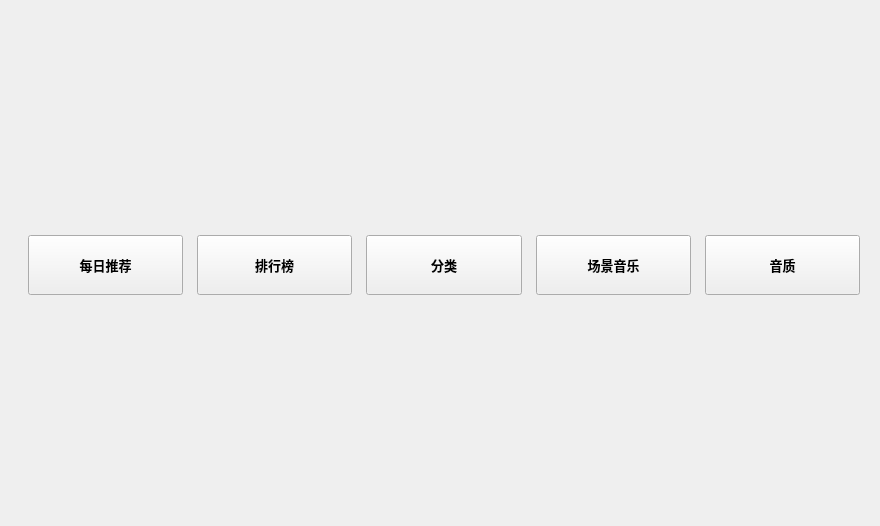
<?xml version="1.0" encoding="UTF-8"?>
<ui version="4.0">
 <class>RecommendForYou</class>
 <widget class="QWidget" name="RecommendForYou">
  <property name="geometry">
   <rect>
    <x>0</x>
    <y>0</y>
    <width>880</width>
    <height>526</height>
   </rect>
  </property>
  <property name="windowTitle">
   <string>RecommendForYou</string>
  </property>
  <layout class="QVBoxLayout" name="verticalLayout">
   <item>
    <widget class="QWidget" name="guess_and_advertise_widget" native="true">
     <layout class="QHBoxLayout" name="horizontalLayout_2" stretch="1,0,1">
      <property name="rightMargin">
       <number>10</number>
      </property>
      <item>
       <widget class="GLTabWidget" name="guess_love_widget" native="true">
        <property name="sizePolicy">
         <sizepolicy hsizetype="Expanding" vsizetype="Expanding">
          <horstretch>0</horstretch>
          <verstretch>0</verstretch>
         </sizepolicy>
        </property>
        <property name="minimumSize">
         <size>
          <width>400</width>
          <height>200</height>
         </size>
        </property>
       </widget>
      </item>
      <item>
       <spacer name="horizontalSpacer">
        <property name="orientation">
         <enum>Qt::Horizontal</enum>
        </property>
        <property name="sizeType">
         <enum>QSizePolicy::Preferred</enum>
        </property>
        <property name="sizeHint" stdset="0">
         <size>
          <width>15</width>
          <height>20</height>
         </size>
        </property>
       </spacer>
      </item>
      <item>
       <widget class="AdvertiseBoard" name="advertise_board_widget" native="true">
        <property name="sizePolicy">
         <sizepolicy hsizetype="Expanding" vsizetype="Expanding">
          <horstretch>0</horstretch>
          <verstretch>0</verstretch>
         </sizepolicy>
        </property>
        <property name="minimumSize">
         <size>
          <width>400</width>
          <height>200</height>
         </size>
        </property>
        <property name="cursor">
         <cursorShape>PointingHandCursor</cursorShape>
        </property>
        <property name="mouseTracking">
         <bool>false</bool>
        </property>
        <property name="toolTip">
         <string/>
        </property>
       </widget>
      </item>
     </layout>
    </widget>
   </item>
   <item>
    <widget class="QWidget" name="classify_widget" native="true">
     <layout class="QHBoxLayout" name="horizontalLayout_3">
      <property name="topMargin">
       <number>0</number>
      </property>
      <property name="bottomMargin">
       <number>0</number>
      </property>
      <item>
       <spacer name="hs5">
        <property name="orientation">
         <enum>Qt::Horizontal</enum>
        </property>
        <property name="sizeType">
         <enum>QSizePolicy::Fixed</enum>
        </property>
        <property name="sizeHint" stdset="0">
         <size>
          <width>8</width>
          <height>10</height>
         </size>
        </property>
       </spacer>
      </item>
      <item>
       <widget class="IconBesideTextToolButton" name="recommend_toolButton">
        <property name="sizePolicy">
         <sizepolicy hsizetype="Expanding" vsizetype="Fixed">
          <horstretch>0</horstretch>
          <verstretch>0</verstretch>
         </sizepolicy>
        </property>
        <property name="minimumSize">
         <size>
          <width>150</width>
          <height>60</height>
         </size>
        </property>
        <property name="font">
         <font>
          <pointsize>10</pointsize>
          <bold>true</bold>
         </font>
        </property>
        <property name="cursor">
         <cursorShape>PointingHandCursor</cursorShape>
        </property>
        <property name="text">
         <string>每日推荐</string>
        </property>
       </widget>
      </item>
      <item>
       <spacer name="hs9">
        <property name="orientation">
         <enum>Qt::Horizontal</enum>
        </property>
        <property name="sizeType">
         <enum>QSizePolicy::Fixed</enum>
        </property>
        <property name="sizeHint" stdset="0">
         <size>
          <width>8</width>
          <height>10</height>
         </size>
        </property>
       </spacer>
      </item>
      <item>
       <widget class="IconBesideTextToolButton" name="ranking_list_toolButton">
        <property name="sizePolicy">
         <sizepolicy hsizetype="Expanding" vsizetype="Fixed">
          <horstretch>0</horstretch>
          <verstretch>0</verstretch>
         </sizepolicy>
        </property>
        <property name="minimumSize">
         <size>
          <width>150</width>
          <height>60</height>
         </size>
        </property>
        <property name="font">
         <font>
          <pointsize>10</pointsize>
          <bold>true</bold>
         </font>
        </property>
        <property name="cursor">
         <cursorShape>PointingHandCursor</cursorShape>
        </property>
        <property name="text">
         <string>排行榜</string>
        </property>
       </widget>
      </item>
      <item>
       <spacer name="hs10">
        <property name="orientation">
         <enum>Qt::Horizontal</enum>
        </property>
        <property name="sizeType">
         <enum>QSizePolicy::Fixed</enum>
        </property>
        <property name="sizeHint" stdset="0">
         <size>
          <width>8</width>
          <height>10</height>
         </size>
        </property>
       </spacer>
      </item>
      <item>
       <widget class="IconBesideTextToolButton" name="classify_toolButton">
        <property name="sizePolicy">
         <sizepolicy hsizetype="Expanding" vsizetype="Fixed">
          <horstretch>0</horstretch>
          <verstretch>0</verstretch>
         </sizepolicy>
        </property>
        <property name="minimumSize">
         <size>
          <width>150</width>
          <height>60</height>
         </size>
        </property>
        <property name="font">
         <font>
          <pointsize>10</pointsize>
          <bold>true</bold>
         </font>
        </property>
        <property name="cursor">
         <cursorShape>PointingHandCursor</cursorShape>
        </property>
        <property name="text">
         <string>分类</string>
        </property>
       </widget>
      </item>
      <item>
       <spacer name="hs11">
        <property name="orientation">
         <enum>Qt::Horizontal</enum>
        </property>
        <property name="sizeType">
         <enum>QSizePolicy::Fixed</enum>
        </property>
        <property name="sizeHint" stdset="0">
         <size>
          <width>8</width>
          <height>10</height>
         </size>
        </property>
       </spacer>
      </item>
      <item>
       <widget class="IconBesideTextToolButton" name="scene_music_toolButton">
        <property name="sizePolicy">
         <sizepolicy hsizetype="Expanding" vsizetype="Fixed">
          <horstretch>0</horstretch>
          <verstretch>0</verstretch>
         </sizepolicy>
        </property>
        <property name="minimumSize">
         <size>
          <width>150</width>
          <height>60</height>
         </size>
        </property>
        <property name="font">
         <font>
          <pointsize>10</pointsize>
          <bold>true</bold>
         </font>
        </property>
        <property name="cursor">
         <cursorShape>PointingHandCursor</cursorShape>
        </property>
        <property name="text">
         <string>场景音乐</string>
        </property>
       </widget>
      </item>
      <item>
       <spacer name="hs6">
        <property name="orientation">
         <enum>Qt::Horizontal</enum>
        </property>
        <property name="sizeType">
         <enum>QSizePolicy::Fixed</enum>
        </property>
        <property name="sizeHint" stdset="0">
         <size>
          <width>8</width>
          <height>10</height>
         </size>
        </property>
       </spacer>
      </item>
      <item>
       <widget class="IconBesideTextToolButton" name="music_quality_toolButton">
        <property name="sizePolicy">
         <sizepolicy hsizetype="Expanding" vsizetype="Fixed">
          <horstretch>0</horstretch>
          <verstretch>0</verstretch>
         </sizepolicy>
        </property>
        <property name="minimumSize">
         <size>
          <width>150</width>
          <height>60</height>
         </size>
        </property>
        <property name="font">
         <font>
          <pointsize>10</pointsize>
          <bold>true</bold>
         </font>
        </property>
        <property name="cursor">
         <cursorShape>PointingHandCursor</cursorShape>
        </property>
        <property name="text">
         <string>音质</string>
        </property>
       </widget>
      </item>
     </layout>
    </widget>
   </item>
   <item>
    <widget class="QWidget" name="table_widget" native="true">
     <property name="sizePolicy">
      <sizepolicy hsizetype="Expanding" vsizetype="Preferred">
       <horstretch>0</horstretch>
       <verstretch>0</verstretch>
      </sizepolicy>
     </property>
     <layout class="QVBoxLayout" name="verticalLayout_8">
      <item>
       <spacer name="verticalSpacer">
        <property name="minimumSize">
         <size>
          <width>45</width>
          <height>0</height>
         </size>
        </property>
        <property name="orientation">
         <enum>Qt::Vertical</enum>
        </property>
        <property name="sizeHint" stdset="0">
         <size>
          <width>20</width>
          <height>191</height>
         </size>
        </property>
       </spacer>
      </item>
     </layout>
    </widget>
   </item>
  </layout>
 </widget>
 <customwidgets>
  <customwidget>
   <class>AdvertiseBoard</class>
   <extends>QWidget</extends>
   <header>AdvertiseBoard.h</header>
   <container>1</container>
  </customwidget>
  <customwidget>
   <class>GLTabWidget</class>
   <extends>QWidget</extends>
   <header>GLTabWidget.h</header>
   <container>1</container>
  </customwidget>
  <customwidget>
   <class>IconBesideTextToolButton</class>
   <extends>QPushButton</extends>
   <header>IconBesideTextToolButton.h</header>
  </customwidget>
 </customwidgets>
 <resources/>
 <connections/>
</ui>
